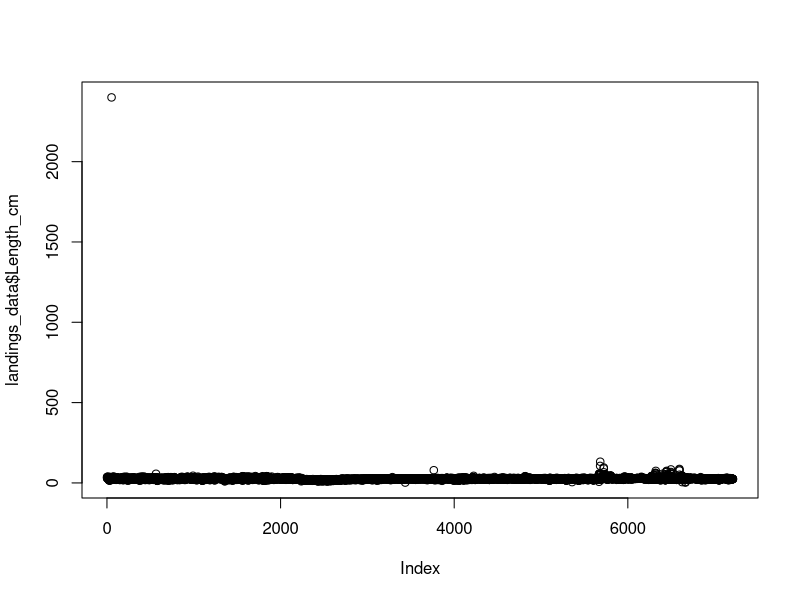
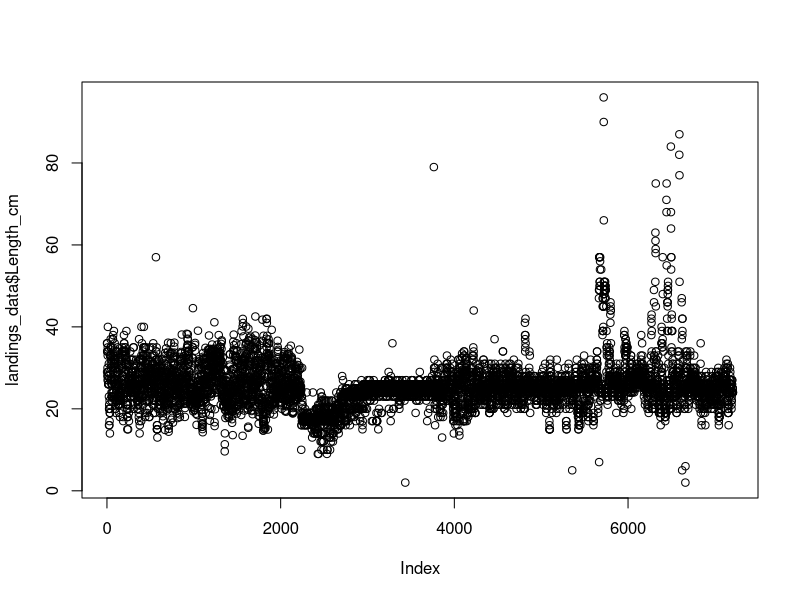
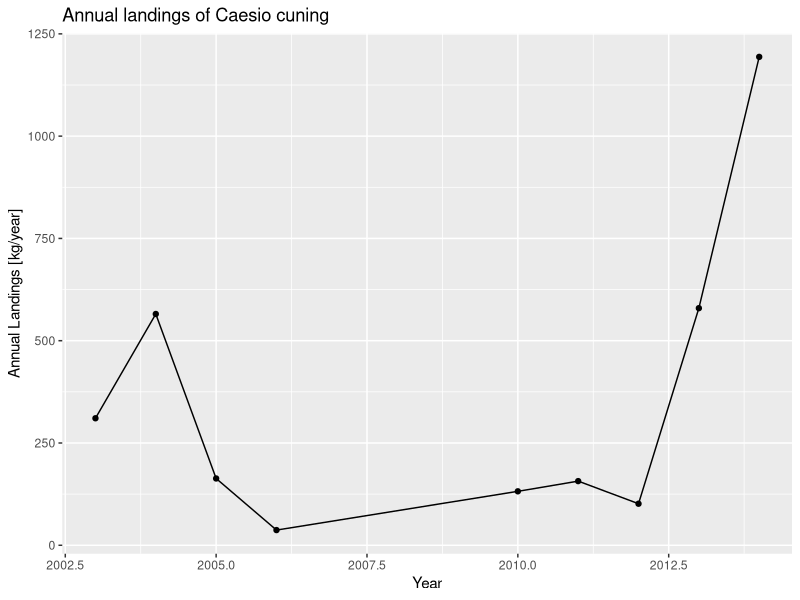
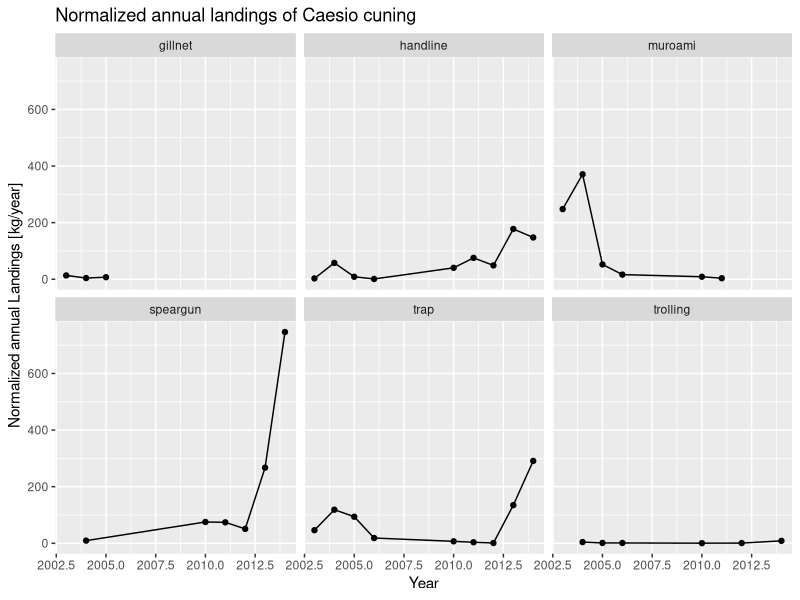
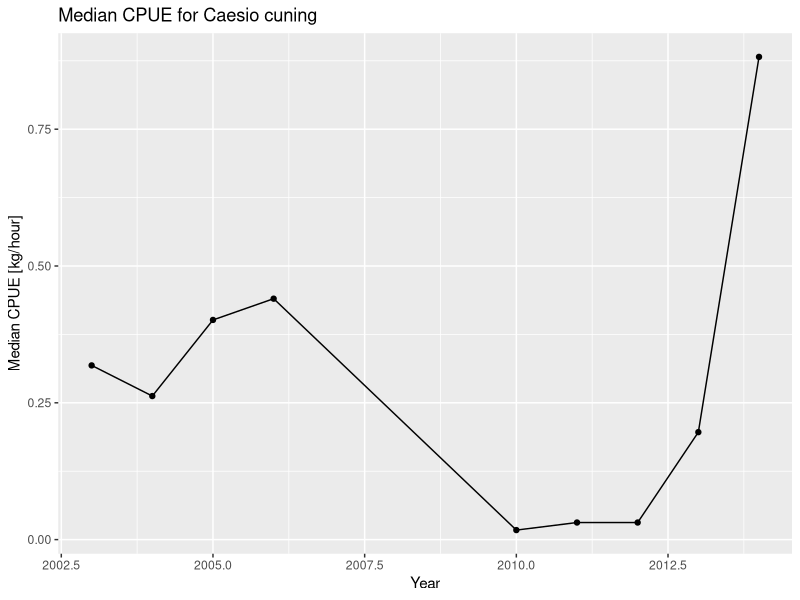
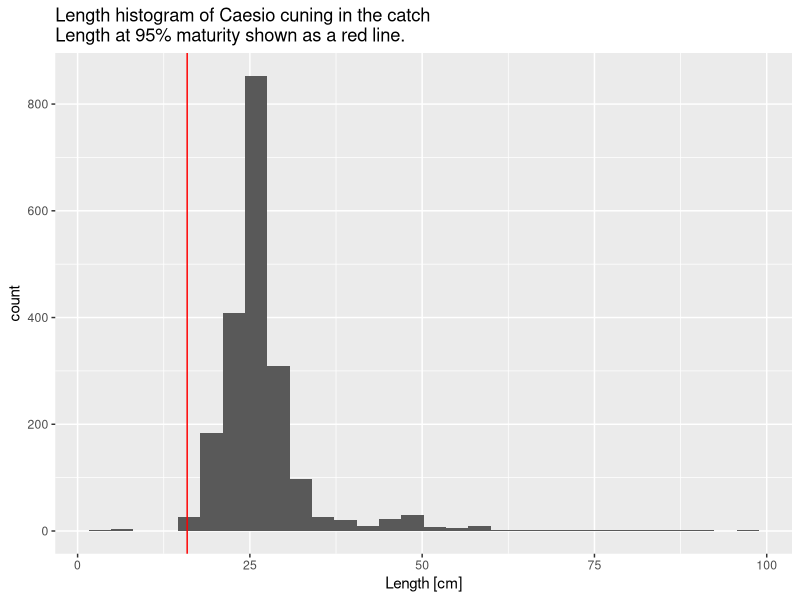
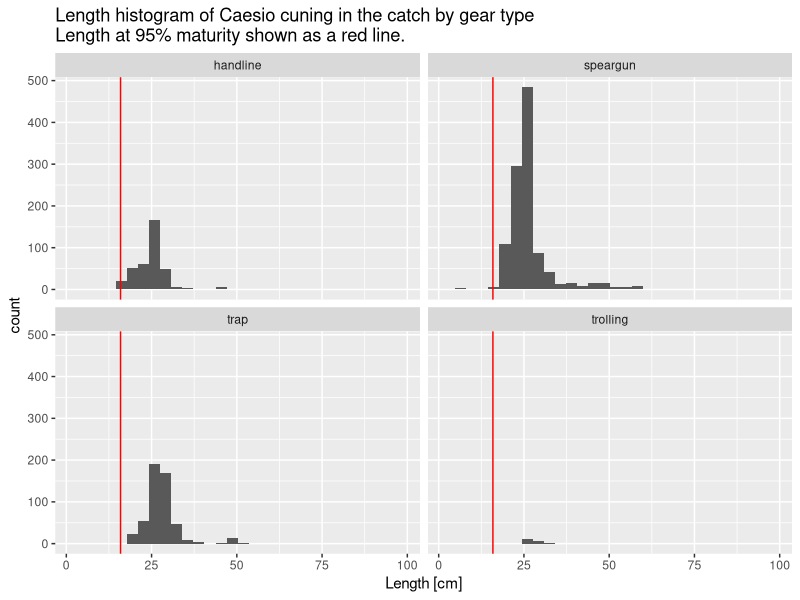

Source code (R) for these figures, in order:
library(tidyverse)
library(lubridate)

### LOADING AND CLEANING DATA

landings_data <- read_csv("_data/sample_landings_data_raw.csv")
landings_data

#start with the landings_data data frame
landings_data <- landings_data %>%
  #rename the columns
  rename(Year = yy,
         Date = dat,
         Trip_ID = trip,
         Effort_Hours = effort,
         Gear = gr,
         Species = sp,
         Length_cm = l_cm,
         Weight_g = w_cm) %>%
  #turn the date column into a date format that R recognizes
  mutate(Date = mdy(Date)) 
landings_data

#checking for missing values
landings_data[!complete.cases(landings_data),]
#removing observations with missing values
landings_data <- na.omit(landings_data)
landings_data

#checking for typos
unique(landings_data$Gear)
#fixing this by changing all to lowercase letters
landings_data <- landings_data %>%
  mutate(Gear = tolower(Gear))
unique(landings_data$Gear)

#checking another variable
unique(landings_data$Species)
#checking how many times each of the 2 species spellings occurs
landings_data %>%
  filter(Species == "Caesoi cunning") %>%
  nrow()
landings_data %>%
  filter(Species == "Caesio cuning") %>%
  nrow()
#replacing misspelled values
landings_data <- landings_data %>%
  mutate(Species = replace(Species,Species == "Caesoi cunning", "Caesio cuning"))
unique(landings_data$Species)

#looking at the range and distribution of a numeric variable
summary(landings_data$Length_cm)
#visualising data to idenitfy errors
plot(landings_data$Length_cm)
#removing error
landings_data <- landings_data %>%
  filter(Length_cm < 100)
plot(landings_data$Length_cm)
#try with Weight_g and Effort_Hours

#saving this dataset using a new name so we have a copy of raw and clean data
write_csv(landings_data,"_data/sample_landings_data_clean.csv")

### BASIC FISHERIES STATITSICS

#start with the landings data frame
annual_landings <- landings_data %>% 
  #adding column for kilograms by dividing gram column by 1000
  mutate(Weight_kg = Weight_g / 1000) %>%
  #grouping data by year
  group_by(Year) %>% 
  #summarising the total annual landings per year
  summarize(Annual_Landings_kg = sum(Weight_kg,na.rm=TRUE))

#displaying a table of the annual landings data
annual_landings

#na.rm = TRUE tells R what to do with NA values in your data
#here we are remobing the values before summing Weight_kg
#many functions will return NA if any value is NA

#starting with the landings data frame
annual_gear_landings <- landings_data %>% 
  #adding column for kilograms by dividing gram column by 1000
  mutate(Weight_kg = Weight_g / 1000) %>%
  #grouping data by year and gear type
  group_by(Year,Gear) %>% 
  #summarising the total annual landings per year and gear type
  summarize(Annual_Landings_kg = sum(Weight_kg,na.rm=TRUE))

#displaying a table of the annual landings data by gear type
annual_gear_landings

#calculating catch-per-unit-effort (CPUE)
#CPUE is calculated by dividing the catch of each fishing trip by the number of
#hours fished during that trip
#unit of CPUE is kilograms per hour
#the median for every year is then calculated in order to remove outliers

#starting with the landings data frame
cpue_data <- landings_data %>% 
  #adding column for kilograms by dividing gram column by 1000
  mutate(Weight_kg = Weight_g / 1000) %>%
  #grouping by year and Trip ID to calculate CPUE for every trip in every year
  group_by(Year,Trip_ID) %>% 
  #for each year and trip ID, calculating the CPUE for each trip by 
  #dividing the sum of the catch, converted from grams to kilograms, 
  #by the trip by the number of fishing hours
  summarize(Trip_CPUE = sum(Weight_kg) / mean(Effort_Hours)) %>% 
  #group by year so we can calculate median CPUE for each year across all trips 
  #in the year
  group_by(Year) %>% 
  #calculating median CPUE for each year
  summarize(Median_CPUE_kg_hour = median(Trip_CPUE))

#displaying a table of the CPUE data
cpue_data

#determining the percentage of mature fish in the catch in every year of the 
#data frame

#defining m95, the length at which 95% of fish are mature
m95 = 15.9

#starting with the landings data frame
landings_data %>% 
  #adding a column to the data that indicates whether each length measurement 
  #is from a mature or immature fish. 
  #If it's mature, this value should be TRUE; if immature, FALSE.
  mutate(Mature = Length_cm > m95) %>% 
  #grouping by year so we can see the percent mature for every year
  group_by(Year) %>% 
  #the percentage mature is equal to the  number of mature fish divided by 
  #the total number of fish and multiplied by 100
  summarize(Percent_Mature = sum(Mature) / n() * 100) 

### PLOTTING FISHERIES DATA

#starting with the annual_landings data frame you created in the last step
annual_landings %>%
  #initialising a ggplot of annual landings versus year
  ggplot(aes(x=Year,y=Annual_Landings_kg)) +
  #telling ggplot that the plot type should be a scatter plot
  geom_point() +
  #adding a line connecting the points
  geom_line() + 
  #changing the y-axis title
  ylab("Annual Landings [kg/year]") + 
  #adding figure title
  ggtitle("Annual landings of Caesio cuning") 

#starting with the landings data frame
annual_gear_landings %>% 
  #grouping the data by year
  group_by(Year,Gear) %>% 
  #initialising a ggplot of annual landings versus year
  ggplot(aes(x=Year,y=Annual_Landings_kg)) +
  #telling ggplot that the plot type should be a scatter plot
  geom_point() +
  #adding a line connecting the points
  geom_line() + 
  #changing the y-axis title
  ylab("Normalized annual Landings [kg/year]") + 
  #adding figure title
  ggtitle("Normalized annual landings of Caesio cuning") +
  #telling the figure to plot by all different gear types
  facet_wrap(~Gear) 

#starting with the CPUE data frame
cpue_data %>% 
  #initialising a ggplot of median CPUE versus year
  ggplot(aes(x=Year,y=Median_CPUE_kg_hour)) +
  #telling ggplot that the plot type should be a scatter plot
  geom_point() +
  #adding a line connecting the points
  geom_line() + 
  #changing the y-axis title
  ylab("Median CPUE [kg/hour]") + 
  #adding a figure title
  ggtitle("Median CPUE for Caesio cuning") 

#starting with the landings data frame
landings_data %>% 
  #filtering data to only look at length measurements from 2014
  filter(Year == 2014) %>% 
  #initialising ggplot of data using the length column
  ggplot(aes(Length_cm)) + 
  #telling ggplot that the plot type should be a histogram
  geom_histogram() + 
  #changing x-axis label
  xlab("Length [cm]") + 
  #adding figure title
  ggtitle("Length histogram of Caesio cuning in the catch\nLength at 95% maturity shown as a red line.") + 
  #adding a red vertical line for m95, 
  #the length at which 95% of fish are mature. 
  #Any fish below this length may be immature. 
  #Use the m95 value defined in the previous section
  geom_vline(aes(xintercept=m95),color="red") 

#starting with the landings data frame
landings_data %>% 
  #filtering data to only look at length measurements from 2014
  filter(Year == 2014) %>% 
  #initalising ggplot of data using the length column
  ggplot(aes(Length_cm)) + 
  #telling ggplot that the plot type should be a histogram
  geom_histogram() + 
  #chaning x-axis label
  xlab("Length [cm]") + 
  #adding figure title
  ggtitle("Length histogram of Caesio cuning in the catch by gear type\nLength at 95% maturity shown as a red line.") + 
  #adding a red line for m95
  geom_vline(aes(xintercept=m95),color="red") + 
  #telling the figure to plot by all different gear types, known as facetting
  facet_wrap(~Gear) 

